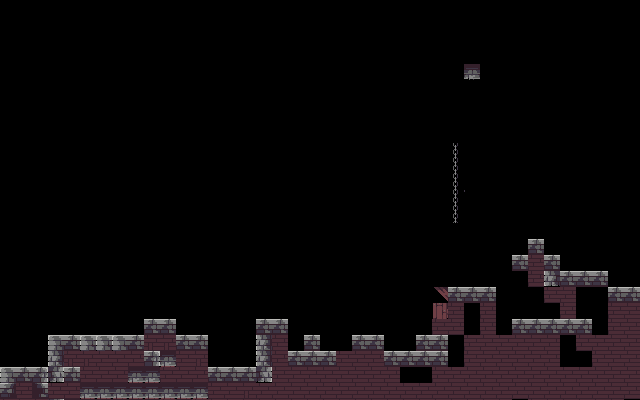

The image is a tile-based game level rendered from a .tmx file. Its description and complete source (layers, tilesets, objects, tile grids) follow:
An orthogonal 40x25 tile map with 16x16 px tiles, 2 tile layers (Camada de Blocos 1, Decoracoes) and 28 objects (2x moeda, porta, saida, guarda, armadilha).

<map version="1.10" tiledversion="1.12.2" orientation="orthogonal" renderorder="right-down" width="40" height="25" tilewidth="16" tileheight="16" infinite="0" nextlayerid="5" nextobjectid="60">
 <tileset firstgid="1" source="Assets.tsx" />
 <layer id="1" name="Camada de Blocos 1" width="40" height="25" offsetx="-0.499395" offsety="63.8351">
  <data encoding="csv">
0,0,0,0,0,0,0,0,0,0,0,0,0,0,0,0,0,0,0,0,0,0,0,0,0,0,0,0,0,0,0,0,0,0,0,0,0,0,0,0,
0,0,0,0,0,0,0,0,0,0,0,0,0,0,0,0,0,0,0,0,0,0,0,0,0,0,0,0,0,0,0,0,0,0,0,0,0,0,0,0,
0,0,0,0,0,0,0,0,0,0,0,0,0,0,0,0,0,0,0,0,0,0,0,0,0,0,0,0,0,0,0,0,0,0,0,0,0,0,0,0,
0,0,0,0,0,0,0,0,0,0,0,0,0,0,0,0,0,0,0,0,0,0,0,0,0,0,0,0,0,0,0,0,0,0,0,0,0,0,0,0,
0,0,0,0,0,0,0,0,0,0,0,0,0,0,0,0,0,0,0,0,0,0,0,0,0,0,0,0,0,0,0,0,0,0,0,0,0,0,0,0,
0,0,0,0,0,0,0,0,0,0,0,0,0,0,0,0,0,0,0,0,0,0,0,0,0,0,0,0,54,2,2,2,2,2,2,2,2,2,0,0,
0,0,0,0,0,0,0,0,0,0,0,0,0,0,0,0,0,0,0,0,0,0,0,0,0,0,0,0,54,0,0,0,0,0,0,0,0,0,0,0,
0,0,0,0,0,0,0,0,0,0,0,0,0,0,0,0,0,0,0,0,0,0,0,0,0,0,0,0,54,0,0,0,0,0,0,0,0,0,0,0,
0,0,0,0,0,0,0,0,0,0,0,0,0,0,0,0,0,0,0,0,0,0,0,0,0,0,0,0,54,0,0,0,0,0,0,0,0,0,0,0,
0,0,0,0,0,0,0,0,0,0,0,0,0,0,0,0,0,0,0,0,0,0,0,0,0,0,0,0,54,0,0,0,0,0,0,0,0,0,0,0,
0,0,0,0,0,0,0,0,0,0,0,0,0,0,0,0,0,0,0,0,0,0,0,0,0,0,0,0,0,0,0,0,0,0,0,0,0,0,0,0,
0,0,0,0,0,0,0,0,0,0,0,0,0,0,0,0,0,0,0,0,0,0,0,0,0,0,0,0,0,0,0,0,0,4,0,0,0,0,0,0,
0,0,0,0,0,0,0,0,0,0,0,0,0,0,0,0,0,0,0,0,0,0,0,0,0,0,0,0,0,0,0,0,4,175,4,0,0,0,0,0,
0,0,0,0,0,0,0,0,0,0,0,0,0,0,0,0,0,0,0,0,0,0,0,0,0,0,0,0,0,0,0,0,0,175,95,4,4,4,0,0,
0,0,0,0,0,0,0,0,0,0,0,0,0,0,0,0,0,0,0,0,0,0,0,0,0,0,0,169,4,4,4,0,0,0,175,175,0,0,4,4,
0,0,0,0,0,0,0,0,0,0,0,0,0,0,0,0,0,0,0,0,0,0,0,0,0,0,0,171,175,0,175,0,0,0,0,175,0,0,175,175,
0,0,0,0,0,0,0,0,0,4,4,0,0,0,0,0,4,4,0,0,0,0,0,0,0,0,0,175,175,0,175,0,4,4,4,4,4,0,175,175,
0,0,0,3,4,3,3,3,4,176,176,4,4,0,0,0,48,50,0,4,0,0,4,4,0,0,4,4,0,175,175,175,175,175,175,0,175,175,175,175,
0,0,0,48,176,176,175,175,175,5,30,175,176,0,0,0,48,50,4,4,4,175,175,175,4,4,4,4,0,175,175,175,175,175,175,0,0,175,175,175,
3,4,5,75,4,175,175,175,30,30,175,175,175,4,4,4,75,50,175,175,175,175,175,175,175,0,0,175,175,175,175,175,175,175,175,175,175,175,175,175,
26,27,28,175,175,30,30,30,30,30,30,30,30,175,175,176,50,50,175,175,175,175,175,175,175,175,175,175,175,175,175,175,175,175,175,175,175,175,175,175,
49,50,51,52,30,30,30,30,30,30,175,30,175,175,175,50,50,175,175,175,175,175,175,175,175,175,175,175,175,175,175,175,0,175,175,175,175,175,175,0,
72,73,74,175,175,175,30,175,175,30,30,30,30,51,52,50,50,175,175,175,175,175,175,175,175,0,175,175,175,175,175,175,175,175,175,0,0,0,0,0,
95,96,175,175,96,175,175,175,175,72,71,72,73,74,50,50,175,175,175,175,175,175,175,175,175,175,175,175,175,175,175,175,175,175,175,0,0,0,0,0,
94,95,96,97,94,95,96,97,94,95,94,95,96,97,50,50,175,175,175,175,175,175,175,175,0,0,175,175,175,175,175,175,175,0,0,0,0,0,0,0
</data>
 </layer>
 <layer id="3" name="Decoracoes" width="40" height="25">
  <data encoding="csv">
0,0,0,0,0,0,0,0,0,0,0,0,0,0,0,0,0,0,0,0,0,0,0,0,0,0,0,0,0,0,0,0,0,0,0,0,0,0,0,0,
0,0,0,0,0,0,0,0,0,0,0,0,0,0,0,0,0,0,0,0,0,0,0,0,0,0,0,0,0,0,0,0,0,0,0,0,0,0,0,0,
0,0,0,0,0,0,0,0,0,0,0,0,0,0,0,0,0,0,0,0,0,0,0,0,0,0,0,0,0,0,0,0,0,0,0,0,0,0,0,0,
0,0,0,0,0,0,0,0,0,0,0,0,0,0,0,0,0,0,0,0,0,0,0,0,0,0,0,0,0,0,0,0,0,0,0,0,0,0,0,0,
0,0,0,0,0,0,0,0,0,0,0,0,0,0,0,0,0,0,0,0,0,0,0,0,0,0,0,0,0,31,0,0,0,0,0,0,0,0,0,0,
0,0,0,0,0,0,0,0,0,0,0,0,0,0,0,0,0,0,0,0,0,0,0,0,0,0,0,0,0,0,0,0,0,0,0,0,0,0,0,0,
0,0,0,0,0,0,0,0,0,0,0,0,0,0,0,0,0,0,0,0,0,0,0,0,0,0,0,0,0,0,0,0,0,0,0,0,0,0,0,0,
0,0,0,0,0,0,0,0,0,0,0,0,0,0,0,0,0,0,0,0,0,0,0,0,0,0,0,0,0,0,0,0,0,0,0,0,0,0,0,0,
0,0,0,0,0,0,0,0,0,0,0,0,0,0,0,0,0,0,0,0,0,0,0,0,0,0,0,0,0,0,0,0,0,0,0,0,0,0,0,0,
0,0,0,0,0,0,0,0,0,0,0,0,0,0,0,0,0,0,0,0,0,0,0,0,0,0,0,0,0,0,0,0,0,0,0,0,0,0,0,0,
0,0,0,0,0,0,0,0,0,0,0,0,0,0,0,0,0,0,0,0,0,0,0,0,0,0,0,0,0,0,0,0,0,0,0,0,0,0,0,0,
0,0,0,0,0,0,0,0,0,0,0,0,0,0,0,0,0,0,0,0,0,0,0,0,0,0,0,0,0,78,0,0,0,0,0,0,0,0,0,0,
0,0,0,0,0,0,0,0,0,0,0,0,0,0,0,0,0,0,0,0,0,0,0,0,0,0,0,0,0,0,0,0,0,0,0,0,0,0,0,0,
0,0,0,0,0,0,0,0,0,0,0,0,0,0,0,0,0,0,0,0,0,0,0,0,0,0,0,0,0,0,0,0,0,0,0,0,0,0,0,0,
0,0,0,0,0,0,0,0,0,0,0,0,0,0,0,0,0,0,0,0,0,0,0,0,0,0,0,0,0,0,0,0,0,0,0,0,0,0,0,0,
0,0,0,0,0,0,0,0,0,0,0,0,0,0,0,0,0,0,0,0,0,0,0,0,0,0,0,0,0,0,0,0,0,0,0,0,0,0,0,0,
0,0,0,0,0,0,0,0,0,0,0,0,0,0,0,0,0,0,0,0,0,0,0,0,0,0,0,0,0,0,0,0,0,0,0,0,0,0,0,0,
0,0,0,0,0,0,0,0,0,0,0,0,0,0,0,0,0,0,0,0,0,0,0,0,0,0,0,0,0,0,0,0,0,0,0,0,0,0,0,0,
0,0,0,0,0,0,0,0,0,0,0,0,0,0,0,0,0,0,0,0,0,0,0,0,0,0,0,0,0,0,0,0,0,0,0,0,0,0,0,0,
0,0,0,0,0,0,0,0,0,0,0,0,0,0,0,0,0,0,0,0,0,0,0,0,0,0,0,0,0,0,0,0,0,0,0,0,0,0,0,0,
0,0,0,0,0,0,0,0,0,0,0,0,0,0,0,0,0,0,0,0,0,0,0,0,0,0,0,0,0,0,0,0,0,0,0,0,0,0,0,0,
0,0,0,0,0,0,0,0,0,0,0,0,0,0,0,0,0,0,0,0,0,0,0,0,0,0,0,0,0,0,0,0,0,0,0,0,0,0,0,0,
0,0,0,0,0,0,0,0,0,0,0,0,0,0,0,0,0,0,0,0,0,0,0,0,0,0,0,0,0,0,0,0,0,0,0,0,0,0,0,0,
0,0,0,0,0,0,0,0,0,0,0,0,0,0,0,0,0,0,0,0,0,0,0,0,0,0,0,0,0,0,0,0,0,0,0,0,0,0,0,0,
0,0,0,0,0,0,0,0,0,0,0,0,0,0,0,0,0,0,0,0,0,0,0,0,0,0,0,0,0,0,0,0,0,0,0,0,0,0,0,0
</data>
 </layer>
 <objectgroup id="2" name="Colisoes" offsetx="-1.33333" offsety="2">
  <object id="1" x="0.332124" y="370.464" width="46.9432" height="50.9383" />
  <object id="2" x="48.7735" y="339.002" width="157.809" height="102.376" />
  <object id="3" x="144.158" y="322.522" width="30.4631" height="17.4788" />
  <object id="4" x="207.082" y="370.464" width="368.054" height="70.9141" />
  <object id="5" x="256.022" y="322.522" width="30.4631" height="53.9347" />
  <object id="6" x="286.486" y="353.484" width="160.805" height="15.9806" />
  <object id="7" x="303.964" y="338.503" width="15.4813" height="16.48" />
  <object id="8" x="352.406" y="338.503" width="30.4631" height="14.9819" />
  <object id="9" x="415.829" y="338.503" width="31.4619" height="14.4825" />
  <object id="10" x="432.309" y="322.022" width="30.9625" height="15.4813" />
  <object id="13" x="494.733" y="336.505" width="144.825" height="33.9589" />
  <object id="14" x="512.712" y="322.522" width="78.4051" height="15.4813" />
  <object id="15" x="527.694" y="242.119" width="15.9806" height="47.4426" />
  <object id="16" x="543.674" y="258.1" width="14.9819" height="46.9432" />
  <object id="17" x="559.655" y="274.58" width="47.9419" height="14.9819" />
  <object id="18" x="558.656" y="291.559" width="16.9794" height="31.4619" />
  <object id="19" x="607.597" y="290.561" width="31.9613" height="46.4438" />
  <object id="21" x="511.213" y="257.601" width="16.48" height="16.48" />
  <object id="47" name="moeda" x="479.752" y="193.678" width="16.48" height="14.9819" />
  <object id="48" name="moeda" x="367.388" y="257.601" width="14.9819" height="16.48" />
  <object id="50" name="porta" x="440.791" y="176.698" width="29" height="108.867" />
  <object id="52" x="431.667" y="290.333" width="63" height="46" />
  <object id="53" x="-70.6667" y="2" width="73.3333" height="397.333" />
  <object id="54" x="637.333" y="2" width="30" height="418" />
  <object id="55" name="saida" x="547.333" y="200.667" width="94.6667" height="89.3333" />
  <object id="57" name="guarda" x="258" y="279.333" width="46" height="50" />
  <object id="58" x="610.667" y="-38" />
  <object id="59" name="armadilha" x="208.667" y="356.667" width="46.6667" height="9.33333" />
 </objectgroup>
</map>
